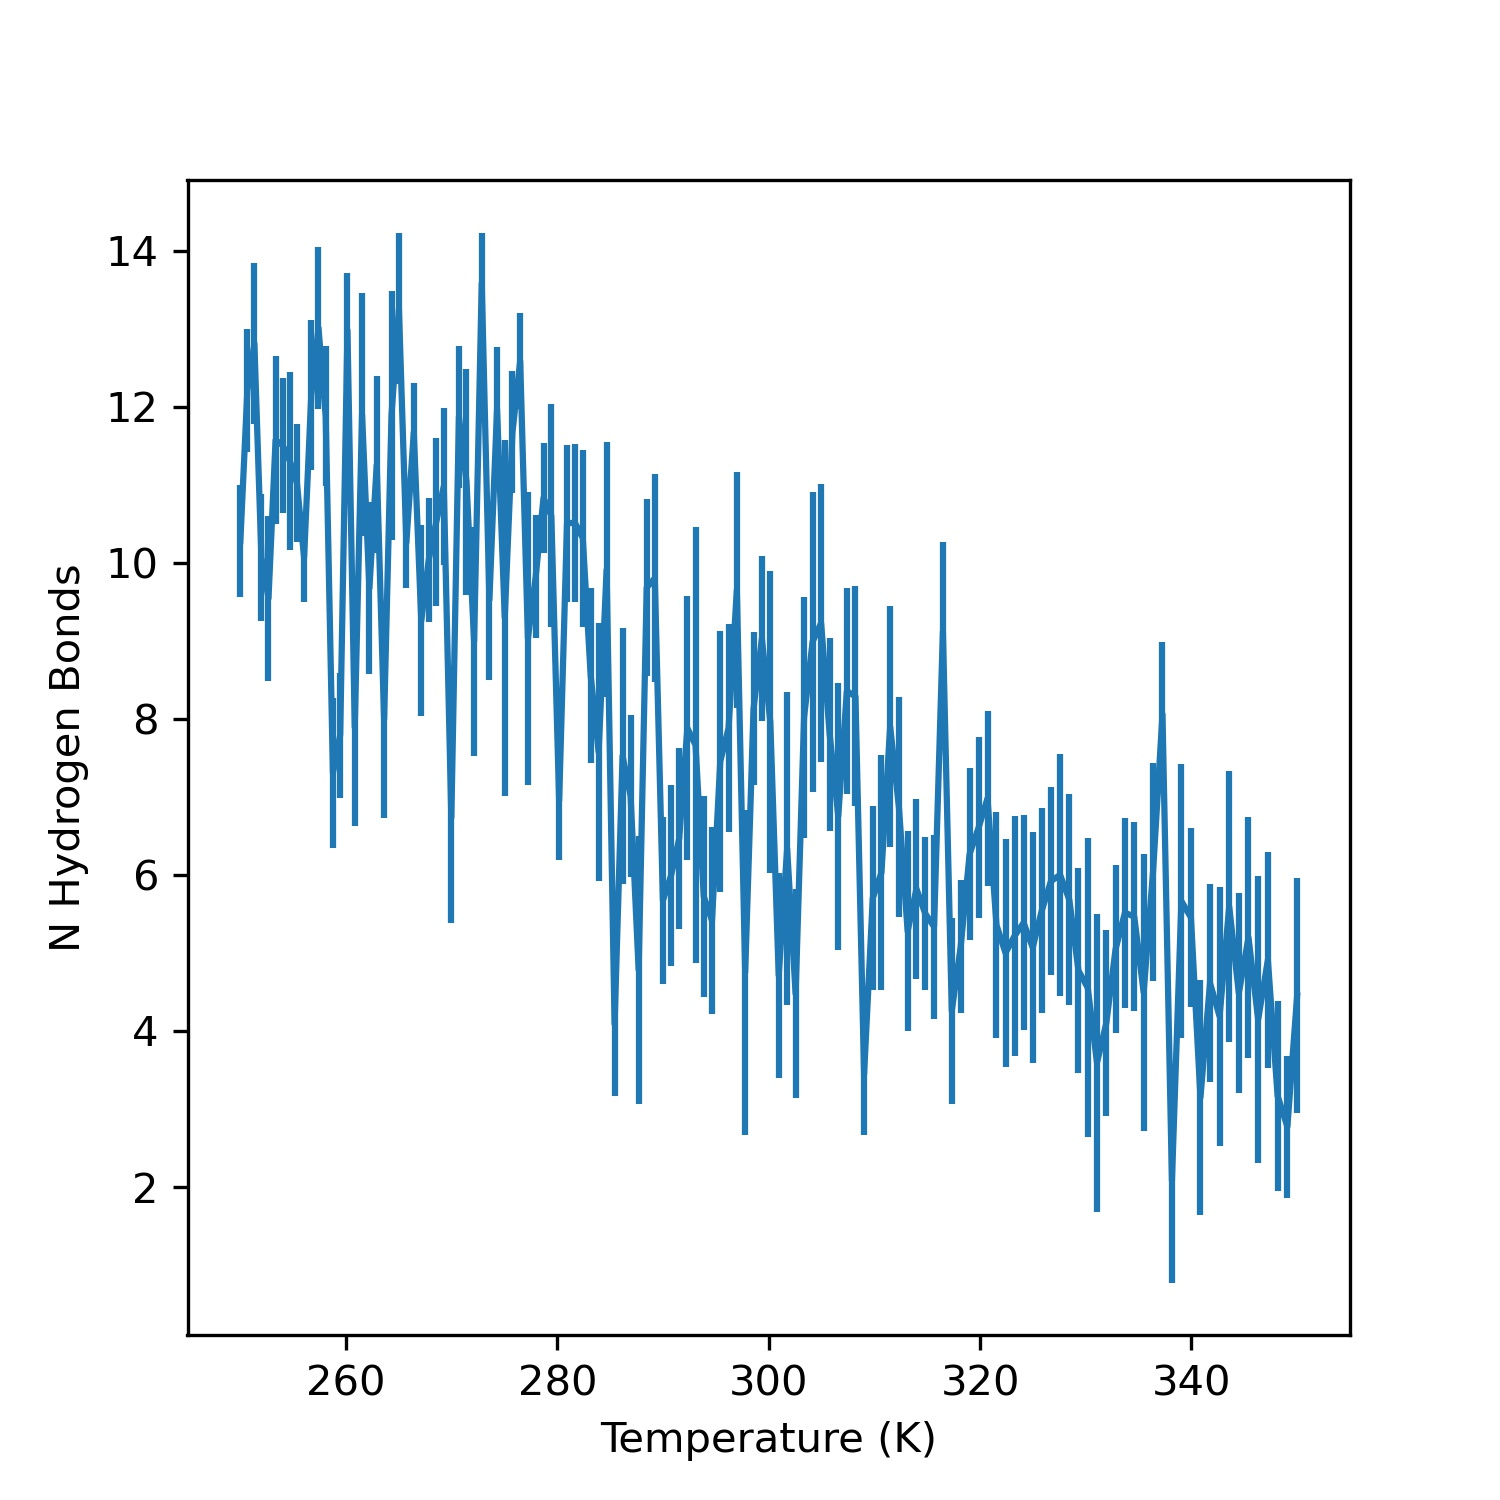

Generate this figure with Python:
import tqdm
import os
import itertools
import mdtraj
import numpy as np
import sys
import matplotlib.pyplot as plt
from multiprocessing import Pool


class REMD_trajectories:
    def __init__(self, path, traj_id, traj_file_type, sim_id, top, np = 4):
        """
        """
        self.path = path
        self.top = top
        self.sim_id = sim_id
        self.n_replicas = len([a for a in os.listdir(self.path) if a.startswith(sim_id)])
        self.trajs = []
        self.temps = []
        self.traj_id = traj_id
        self.traj_file_type = traj_file_type
        self.mdp_file = traj_id + ".mdp"

        pool = Pool(np)
        
        # read-in replica data
        self.trajs, self.temps = zip(*pool.map(self.read_replica, range(self.n_replicas)))


    def read_replica(self, i):
        print("Replica", i)
        with open(os.path.join(self.path, self.sim_id + str(i), self.mdp_file), "r")as f:
            for line in f.readlines():
                if "ref-t" in line:
                    T = float(line.split()[-1])
        traj_files = []
        all_files = os.listdir(os.path.join(self.path, self.sim_id + str(i),))
        all_files.sort()
        all_files.remove(self.traj_id + "." + self.traj_file_type)
        all_files.insert(0, self.traj_id + "." + self.traj_file_type)
        
        for file in all_files:
            if file.startswith(self.traj_id) and file.endswith(self.traj_file_type):
                print(file)
                traj_files.append(os.path.join(self.path, self.sim_id + str(i),file))
        traj = mdtraj.load(traj_files, top=self.top)
        return(traj, T)

class HydrogenBondFinder:
    def __init__(self, ref_frame, topology, h_acceptor_element = "O",
                 h_donor_element = "N", residue_selector = "and resname OCT",
                 h_donor_bond_length = 0.105, h_bond_length = 0.3, h_bond_angle = 120):
        self.ref_frame = ref_frame
        self.top = topology
        self.h_acceptor_element = h_acceptor_element
        self.h_donor_element = h_donor_element
        self.h_donor_bond_length = h_donor_bond_length
        self.selection_type = "element"
        self.residue_selector = residue_selector
        self.h_bond_length = h_bond_length
        self.h_bond_angle = h_bond_angle
        self.donors = []
        self.acceptors = []
    
    def get_donors(self):
        heavy_atoms = self.top.select(" ".join([self.selection_type, self.h_donor_element, self.residue_selector]))
        hydrogens = self.top.select(" ".join(["element H", self.residue_selector]))
        for pair in itertools.product(heavy_atoms, hydrogens):
            r1 = self.ref_frame.xyz[0, pair[0], :] - self.ref_frame.xyz[0, pair[1], :]
            if np.dot(r1, r1) < self.h_donor_bond_length**2:
                self.donors.append(pair)
    
    def get_acceptors(self):
        self.acceptors = self.top.select(" ".join([self.selection_type, self.h_acceptor_element, self.residue_selector]))

    def get_hydrogen_bonds(self, trajectory):
        n_h_bonds = []
        h_bonds = []
        for i in tqdm.tqdm(range(trajectory.xyz.shape[0])):
            frame_n_h_bond = 0
            frame_h_bond = []
            for pair in itertools.product(self.donors, self.acceptors):
                r_hbond = trajectory.xyz[i, pair[0][1], :] - trajectory.xyz[i, pair[1], :]
                r_hb_2 = np.dot(r_hbond, r_hbond)
                if r_hb_2 < self.h_bond_length**2:
                    r1 = trajectory.xyz[i, pair[0][0], :] - trajectory.xyz[i, pair[0][1], :]
                    theta = np.arccos(np.dot(r1, r_hbond) / np.sqrt(r_hb_2 * np.dot(r1, r1)))
                    if np.abs(theta - np.pi) > (np.pi / 180 * self.h_bond_angle):
                        frame_n_h_bond += 1
                        frame_h_bond.append([pair[0], pair[1]])
            n_h_bonds.append(frame_n_h_bond)
            h_bonds.append(frame_h_bond)
        return(n_h_bonds, h_bonds)
            
def main():
    pool = Pool(8)

    remd_trajs = REMD_trajectories(os.path.abspath(""), "berendsen_npt", "whole.center.xtc", "sim", "em.gro", np=8)
    h_bond_finder = HydrogenBondFinder(remd_trajs.trajs[0], remd_trajs.trajs[0].top)
    h_bond_finder.get_donors()
    h_bond_finder.get_acceptors()
    n_h_bonds, h_bond_ids = h_bond_finder.get_hydrogen_bonds(remd_trajs.trajs[0])

    n_h_bonds_remd, h_bonds_remd = zip(*pool.map(h_bond_finder.get_hydrogen_bonds, remd_trajs.trajs))
    n_h_bonds_remd = np.array(n_h_bonds_remd)

    print(n_h_bonds_remd)
    print(n_h_bonds_remd)

    avg_h_bonds = [np.mean(h_bonds) for h_bonds in n_h_bonds_remd]
    std_h_bonds = [np.std(h_bonds) for h_bonds in n_h_bonds_remd]

    plt.figure(dpi = 300, figsize = [5, 5])
    plt.errorbar(remd_trajs.temps, avg_h_bonds, yerr=std_h_bonds)
    plt.xlabel("Temperature (K)")
    plt.ylabel("N Hydrogen Bonds")
    plt.savefig("h_bonds.jpg")



    

if __name__ == "__main__":
    main()
